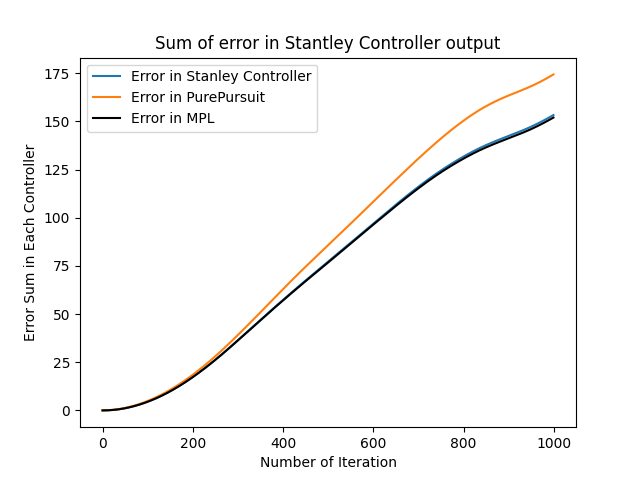

The Python source for this figure:
import  matplotlib.pyplot as plt
import  csv
original_x=[]
original_y=[]

stanley_x = []
stanley_y = []

pure_x = []
pure_y = [] 

mpl_x = []
mpl_y = []


with open('D:\\Carla All\\Stanley\\racetrack.csv','r') as csvfile:
    plots =csv.reader(csvfile,delimiter=',')
    count = 0
    for column in plots:
        try:
            f1 = (float)(column[0])
            # print(f1)
        except:
            continue
        
        original_x.append((float)(column[0]))
        original_y.append((float)(column[1]))
        # print('Values {} and {}'.format( column[0], column[1]))
        # print(type(column[0]))
        if count > 1000:
            break


with open('D:\\Carla All\\Stanley\\stanley.csv','r') as csvfile:
    plots =csv.reader(csvfile,delimiter=',')
    count = 0
    for column in plots:
        try:
            f1 = (float)(column[0])
            # print(f1)
        except:
            continue
        count+=1
        stanley_x.append((float)(column[0]))
        stanley_y.append((float)(column[1]))
        if count > 1000:
            break


with open('D:\\Carla All\\Stanley\\pure.csv','r') as csvfile:
    plots =csv.reader(csvfile,delimiter=',')
    count = 0
    for column in plots:
        try:
            f1 = (float)(column[0])
            # print(f1)
        except:
            continue
        count+=1
        pure_x.append((float)(column[0]))
        pure_y.append((float)(column[1]))
        if count > 1000:
            break

with open('D:\\Carla All\\Stanley\\mpl.csv','r') as csvfile:
    plots =csv.reader(csvfile,delimiter=',')
    count = 0
    for column in plots:
        try:
            f1 = (float)(column[0])
            # print(f1)
        except:
            continue
        count += 1
        mpl_x.append((float)(column[0]))
        mpl_y.append((float)(column[1]))
        # print('Values {} and {}'.format( column[0], column[1]))
        # print(type(column[0]))
        if count > 1000:
            break



for i in range(len(stanley_x)) :
    stanley_x[i] = original_x[i] - stanley_x[i]
    stanley_y[i] = original_y[i] - stanley_y[i]


for i in range(len(pure_x)) :
    pure_x[i] = original_x[i] - pure_x[i]
    pure_y[i] = original_y[i] - pure_y[i]

for i in range(len(mpl_x)):
    mpl_x[i] = original_x[i] - mpl_x[i]
    mpl_y[i] = original_y[i] - mpl_y[i]

sum_error1 = [0]
sum_error2 = [0]
sum_error3 = [0]



for i in range(1, 1000):
    k = (stanley_x[i]**2 + stanley_y[i]**2)**0.5
    k = k/1000
    k += sum_error1[i-1]
    sum_error1.append(k)
    print(k)

for i in range(1, 1000):
    k = (pure_x[i]**2 + pure_y[i]**2)**0.5
    k = k/1000
    k += sum_error2[i-1]
    sum_error2.append(k)
    print(k)


for i in range(1, 1000):
    k = (mpl_x[i]**2 + mpl_y[i]**2)**0.5
    k = k/1000
    k += sum_error3[i-1]
    sum_error3.append(k)
    print(k)


plt.plot(sum_error1, label='Error in Stanley Controller')
plt.xlabel('Number of Iteration')
plt.ylabel('Error Sum in Each Controller')
plt.plot(sum_error2, label='Error in PurePursuit')
plt.plot(sum_error3, color = 'black',label='Error in MPL')
plt.title('Sum of error in Stantley Controller output')
plt.legend()
plt.show()
